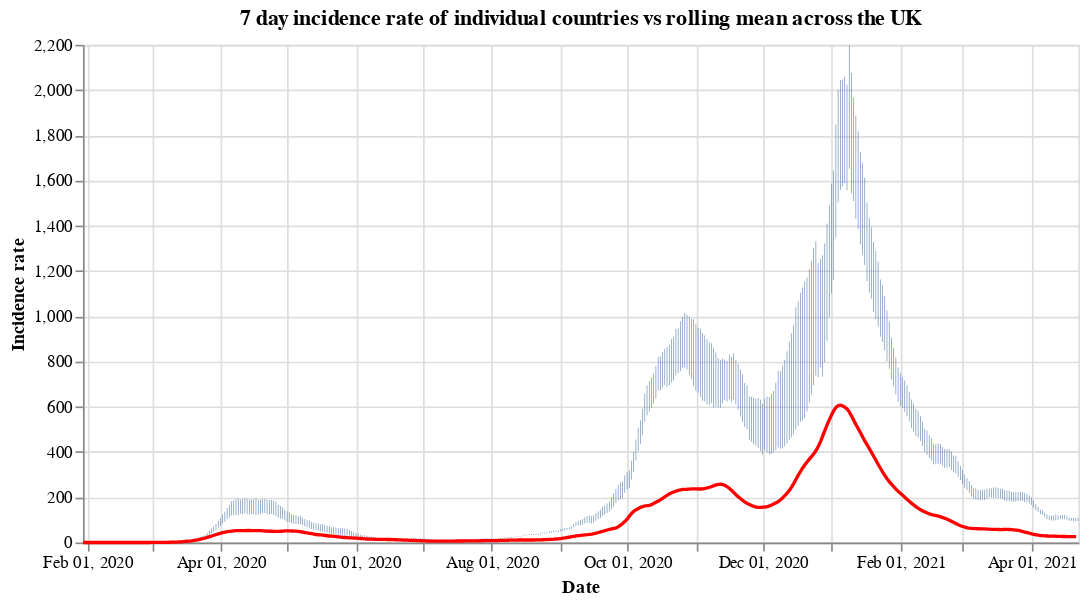

Notebook code cell kept with this figure:
### Code cell
#collapse
countries = uk_cases['areaName'].unique()
countries.sort()

selection = alt.selection_single(
    name='Select',
    fields=['areaName'],
    init={'areaName': 'Wales'},
    bind={'areaName': alt.binding_select(options=countries)}
)

# scatter plot, modify opacity based on selection
bars = alt.Chart(uk_cases).mark_bar().add_selection(
    selection
).encode(
    x=alt.X("yearmonthdate(date):T", axis=alt.Axis(title='Date')),
    y=alt.Y("weeklyCasesRate:Q", axis=alt.Axis(title='Incidence rate')),
    tooltip='weeklyCasesRate:Q',
    opacity=alt.condition(selection, alt.value(1), alt.value(0))
).properties(title=f'7 day incidence rate of individual countries vs rolling mean across the UK', width=600)

line = alt.Chart(overview_cases).mark_line(
    color='red',
    size=2,
).transform_window(
    rolling_mean='mean(weeklyCasesRate)',
    frame=[0, 7]
).encode(
    x='yearmonthdate(date):T',
    y='rolling_mean:Q'
)

alt.layer(bars, line)

### Figure 1 — Vega-Lite specification as saved in the notebook (floating-point values rounded to 4 significant figures; data arrays with more than 128 entries replaced by an {"elided": "..."} marker saying what was removed)
{"config": {"view": {"continuousWidth": 400, "continuousHeight": 300}}, "layer": [{"data": {"name": "data-e73de2095456345967f5b813c1cffe25"}, "mark": "bar", "encoding": {"opacity": {"condition": {"value": 1, "selection": "Select"}, "value": 0}, "tooltip": {"type": "quantitative", "field": "weeklyCasesRate"}, "x": {"type": "temporal", "axis": {"title": "Date"}, "field": "date", "timeUnit": "yearmonthdate"}, "y": {"type": "quantitative", "axis": {"title": "Incidence rate"}, "field": "weeklyCasesRate"}}, "selection": {"Select": {"type": "single", "fields": ["areaName"], "init": {"areaName": "Wales"}, "bind": {"areaName": {"input": "select", "options": ["England", "Northern Ireland", "Scotland", "Wales"]}}}}, "title": "7 day incidence rate of individual countries vs rolling mean across the UK", "width": 600}, {"data": {"name": "data-945d5c3e10d8ce376924163d7aebb599"}, "mark": {"type": "line", "color": "red", "size": 2}, "encoding": {"x": {"type": "temporal", "field": "date", "timeUnit": "yearmonthdate"}, "y": {"type": "quantitative", "field": "rolling_mean"}}, "transform": [{"window": [{"op": "mean", "field": "weeklyCasesRate", "as": "rolling_mean"}], "frame": [0, 7]}]}], "$schema": "https://vega.github.io/schema/vega-lite/v4.8.1.json", "datasets": {"data-e73de2095456345967f5b813c1cffe25": {"elided": "1700 records"}, "data-945d5c3e10d8ce376924163d7aebb599": {"elided": "448 records"}}}
